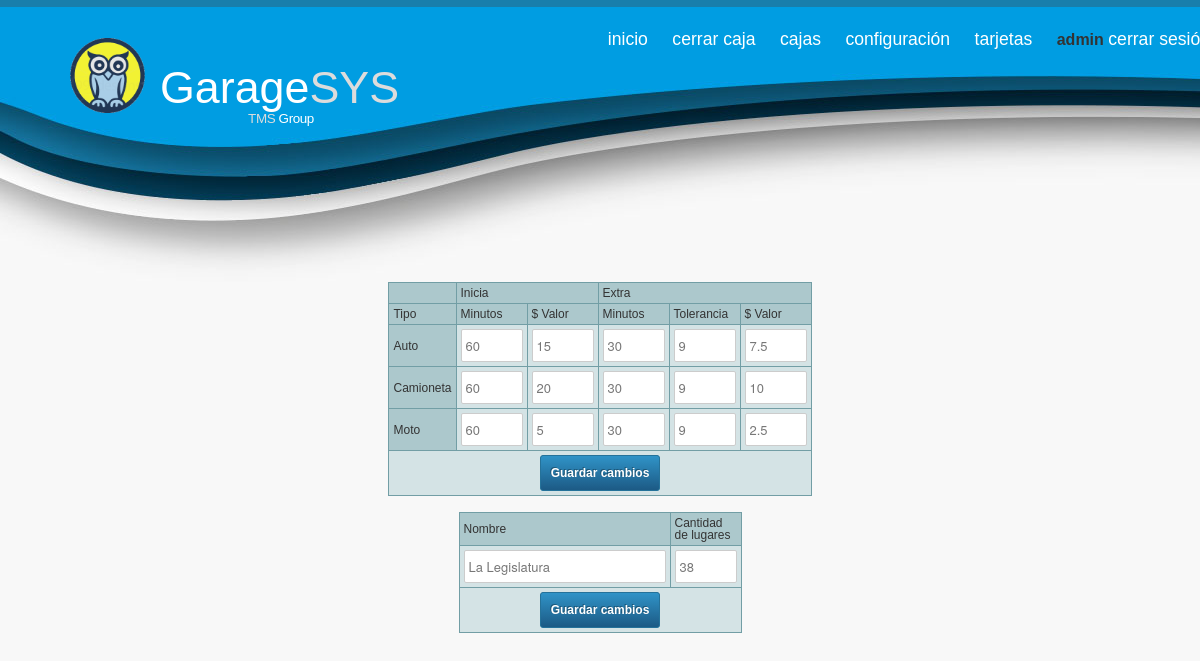
Page /config.php (signed in) on the committed database.
### tables this page shows
CREATE TABLE IF NOT EXISTS `aplicacion` (
  `id_aplicacion` int(11) NOT NULL AUTO_INCREMENT,
  `nombre` varchar(50) NOT NULL,
  `gris` varchar(50) NOT NULL,
  `id_estado` int(11) NOT NULL,
  PRIMARY KEY (`id_aplicacion`)
);

CREATE TABLE IF NOT EXISTS `tarifa` (
  `id_tarifa` int(11) NOT NULL AUTO_INCREMENT,
  `id_tipo` int(11) NOT NULL,
  `inicial_min` int(11) NOT NULL,
  `valor_inicial` int(11) NOT NULL,
  `extra_min` int(11) NOT NULL,
  `tolerancia_min` int(11) NOT NULL,
  `valor_extra` float NOT NULL,
  `id_estacionamiento` int(11) NOT NULL,
  `id_estado` int(11) NOT NULL,
  PRIMARY KEY (`id_tarifa`)
);

CREATE TABLE IF NOT EXISTS `tipo` (
  `id_tipo` int(11) NOT NULL AUTO_INCREMENT,
  `tipo` varchar(32) NOT NULL,
  PRIMARY KEY (`id_tipo`)
);

CREATE TABLE IF NOT EXISTS `estacionamiento` (
  `id_estacionamiento` int(11) NOT NULL AUTO_INCREMENT,
  `estacionamiento` varchar(64) NOT NULL,
  `cant_lugares` int(11) NOT NULL,
  `id_estado` int(11) NOT NULL,
  PRIMARY KEY (`id_estacionamiento`)
);

### config.php (the view, shortened to what this page needs)
<?php
include_once("menu.php");
	$query="SELECT * FROM `tarifa` INNER JOIN `tipo` on(tarifa.id_tipo=tipo.id_tipo) WHERE tarifa.id_estado=1 ORDER BY tipo.tipo";
	$tarifa=mysql_query($query) or die(mysql_error());
	$row_tarifa = mysql_fetch_assoc($tarifa);
?>
<table id="tfhover" class="tftablechica">
<tr>
	<th></td>
	<th align="center" colspan="2">Inicia</th>
	<th align="center" colspan="3">Extra</th>
</tr>
<tr>
	<th>Tipo</th>
	<th>Minutos</th>
	<th>$ Valor</th>
	<th>Minutos</th>
	<th>Tolerancia</th>
	<th>$ Valor</th>
</tr>
<form action="config.php" name="tarifas">
<?php do {?>
<tr>
	<th><?php echo $row_tarifa['tipo']?></th>
	<td><input size="5" type="text" name="inicial_min<?php echo $row_tarifa['id_tarifa']?>" value="<?php echo $row_tarifa['inicial_min']?>"></td>
	<td><input size="5" type="text" name="valor_inicial<?php echo $row_tarifa['id_tarifa']?>" value="<?php echo $row_tarifa['valor_inicial']?>"></td>
	<td><input size="5" type="text" name="extra_min<?php echo $row_tarifa['id_tarifa']?>" value="<?php echo $row_tarifa['extra_min']?>"></td>
	<td><input size="5" type="text" name="tolerancia_min<?php echo $row_tarifa['id_tarifa']?>" value="<?php echo $row_tarifa['tolerancia_min']?>"></td>
	<td><input size="5" type="text" name="valor_extra<?php echo $row_tarifa['id_tarifa']?>" value="<?php echo $row_tarifa['valor_extra']?>"></td>
</tr>
<?php }while ($row_tarifa = mysql_fetch_array($tarifa)) ?>
<tr>
	<td align="center" colspan="6">
		<button type="submit" value="1" name="guardar">Guardar cambios</button>
	</td>
</tr>
</table>
<br>
<table id="tfhover" class="tftablechica">
<tr>
	<th>Nombre</th>
	<th>Cantidad de lugares</th>
</tr>
<form action="config.php" name="tarifas">
<tr>
	<td><input size="25" type="text" name="estacionamiento" value="<?php echo $row_estacionamiento['estacionamiento']?>"></td>
	<td><input size="5" type="text" name="cant_lugares" value="<?php echo $row_estacionamiento['cant_lugares']?>"></td>
</tr>
<tr>
	<td align="center" colspan="6">
	<button type="submit" value="1" name="cambiar_estacionamiento">Guardar cambios</button></td>
</tr>
</table>

### menu.php (shortened to what this page needs)
<?php include_once("head.php");?>
<body onload="mueveReloj()">
<?php
$query="SELECT * FROM `estacionamiento` WHERE id_estado=1";
$estacionamiento=mysql_query($query) or die(mysql_error());
$row_estacionamiento = mysql_fetch_assoc($estacionamiento);
$query="SELECT * FROM `aplicacion`";
$aplicacion=mysql_query($query) or die(mysql_error());
$row_aplicacion = mysql_fetch_assoc($aplicacion);
?>
	<header id="cabecera">
		<div class="container">
			<a id="logo" href="">
			<?php echo $row_aplicacion['nombre']?><span class="gris"><?php echo $row_aplicacion['gris']?></span>
			<p><span class="gris">TMS</span> Group</p></a>
			<nav id="navigation">
                <a href="index.php">Inicio</a>
                <a href="caja.php">Cerrar Caja</a>
				<?php
				if($_SESSION['id_tipousuario']==1){
				?>
				<a href="cajas.php">Cajas</a>
                <a href="config.php">Configuración</a>
				<a href="codigos.php">Tarjetas</a>
				<?php } ?>
				<?php
    if(isset($_SESSION['usuario_nombre'])) {
	?>
	<strong><?=$_SESSION['usuario_nombre']?></strong>
	 <a href="login/logout.php">Cerrar Sesión</a>
	<?php
		}
	?>
            </nav>
        </div>
    </header>
	<div id="content" class="container">

### css/1.css (style rules this page uses)
html, body, div, span, applet, object, iframe, h1, h2, h3, h4, h5, h6, p, blockquote, pre, a, abbr, acronym, address, big, cite, code, del, dfn, em, img, ins, kbd, q, s, samp, small, strike, strong, sub, sup, tt, var, b, u, i, center, dl, dt, dd, ol, ul, li, fieldset, form, label, legend, table, caption, tbody, tfoot, thead, tr, th, td, article, aside, canvas, details, embed, figure, figcaption, footer, header, hgroup, menu, nav, output, ruby, section, summary, time, mark, audio, video { margin: 0; padding: 0; border: 0; font-size: 100%; font: inherit; }
article, aside, details, figcaption, figure, footer, header, hgroup, menu, nav, section { display: block; }
body { line-height: 1; }
table { border-collapse: collapse; border-spacing: 0; }
body { background: #fff; font-family: "Trebuchet MS",Verdana,Geneva,Arial,Helvetica,sans-serif; color: #444; -webkit-font-smoothing: antialiased; -webkit-text-size-adjust: 100%; }
p { margin: 0 0 20px 0; }
strong { font-weight: bold; color: #333; }
.button, button, input[type="submit"], input[type="reset"], input[type="button"] { cursor: pointer; border:1px solid #25729a; -webkit-border-radius: 3px; -moz-border-radius: 3px; border-radius: 3px; font-size:12px; font-family:arial, helvetica, sans-serif; padding: 10px 10px 10px 10px; text-decoration:none; text-shadow: -1px -1px 0 rgba(0,0,0,0.3);font-weight:bold; color: #FFFFFF; background-color: #3093c7; background-image: -webkit-gradient(linear, left top, left bottom, from(#3093c7), to(#1c5a85)); background-image: -webkit-linear-gradient(top, #3093c7, #1c5a85); background-image: -moz-linear-gradient(top, #3093c7, #1c5a85); background-image: -ms-linear-gradient(top, #3093c7, #1c5a85); background-image: -o-linear-gradient(top, #3093c7, #1c5a85); background-image: linear-gradient(to bottom, #3093c7, #1c5a85);filter:progid:DXImageTransform.Microsoft.gradient(GradientType=0,startColorstr=#3093c7, endColorstr=#1c5a85); }
form { margin-bottom: 20px; }
input[type="text"], input[type="password"], input[type="email"], textarea, select { border: 1px solid #ccc; padding: 6px 4px; outline: none; -moz-border-radius: 2px; -webkit-border-radius: 2px; border-radius: 2px; font: 13px "HelveticaNeue", "Helvetica Neue", Helvetica, Arial, sans-serif; color: #777; margin: 0; max-width: 100%; display: block; background: #fff; }
table.tftablechica { font-size:12px; color:#333333; width:25%; border-width: 1px; border-color: #729ea5; border-collapse: collapse; }
table.tftablechica th { font-size:12px; background-color:#acc8cc; border-width: 1px; padding: 4px; border-style: solid; border-color: #729ea5; text-align:left; }
table.tftablechica tr { background-color:#d4e3e5; }
table.tftablechica td { font-size:12px; border-width: 1px; padding: 4px; border-style: solid; border-color: #729ea5; }

### css/2.css (style rules this page uses)
.container { position: relative; width: 960px; margin: 0 auto; padding: 0; }
.container:after { content: "\0020"; display: block; height: 0; clear: both; visibility: hidden; }

### css/3.css (style rules this page uses)
body { background: #f8f8f8; border-top:7px solid #187eac; -webkit-font-smoothing: subpixel-antialiased; }
#cabecera { height:275px; background: url(../imagenes/cabecera.jpg) no-repeat center bottom; position: relative; }
#logo { background: url(../imagenes/logo.png) no-repeat left; background-size:75px 75px; position: absolute; top:-5px; left:-50px; height:84px; font-size: 2.8em; color:#fff; text-decoration: none; padding-left:90px; padding-top:63px; font-family: 'Raleway', sans-serif; font-weight: 200; }
#logo p { display: block; font-weight: normal; font-size: .3em; letter-spacing: -0.03em; margin-left:3px; margin-top: 2px; }
.gris { color:#dcdcdc; }
#navigation { position: absolute; top:24px; right:-150px; }
#content { position: relative; margin-bottom: 0px; }
.container { position: relative; }
#navigation a { color:#fff; text-decoration: none; font-size: 1.1em; text-transform: lowercase; margin-right: 20px; font-family: 'Raleway', sans-serif; font-weight: 300; }

### rows in the picture
aplicacion: nombre "Garage", gris "SYS"
tarifa: id_tipo.tipo "Auto", inicial_min "60", valor_inicial "15", extra_min "30", tolerancia_min "9", valor_extra "7.5"
tarifa: id_tipo.tipo "Camioneta", inicial_min "60", valor_inicial "20", extra_min "30", tolerancia_min "9", valor_extra "10"
tarifa: id_tipo.tipo "Moto", inicial_min "60", valor_inicial "5", extra_min "30", tolerancia_min "9", valor_extra "2.5"
estacionamiento: estacionamiento "La Legislatura", cant_lugares "38"

### other values in the picture
$_SESSION['usuario_nombre'] "admin"
